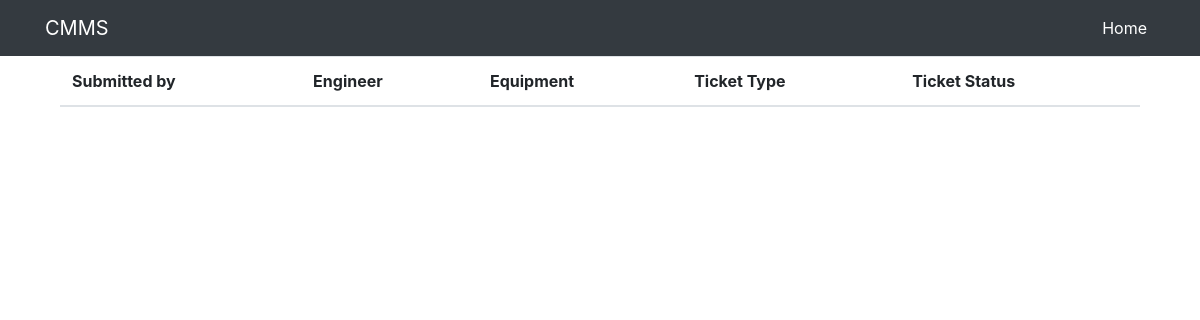
Before: /workflow/list-tickets/ (signed in) with the older database file.
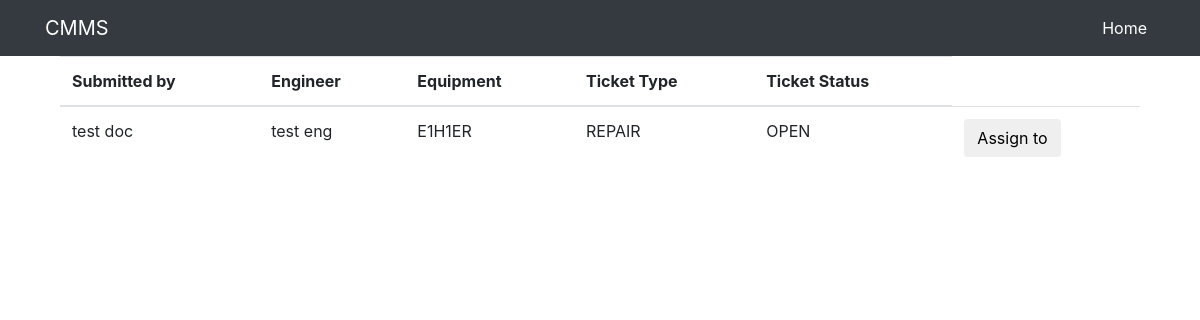
After: the same page with the newer database file.
### workflow/models.py (models this page shows, shortened)
class Ticket(models.Model):
    types = (
                ('REPAIR', _('Repairment of Equipment')),
                ('TRANSFER', _('Transfer of Equipment')),
                ('TRAINING', _('Training of using Equipment'))
            )
    STATUS = (
        ('OPEN', _('Open Issue')),
        ('CLOSED', _('Closed Issue'))
    )
    ticket_type = models.CharField(_("Type"), max_length = 50, choices = types, default='REPAIR')
    submitter =  models.ForeignKey(Doctor, null = True, on_delete=models.SET_NULL)
    user = models.ForeignKey(Engineer, null = True, on_delete=models.SET_NULL)
    equipment = models.ForeignKey(Equipment, on_delete=models.CASCADE)
    status = models.CharField(_("Status"), max_length = 50, choices = STATUS, default='OPEN')
    response_time = models.DurationField(_("Reponse Time"), default=datetime.timedelta(0))

### authentication/models.py (models this page shows)
class User(AbstractUser):
    class Types(models.TextChoices):
        MANAGER = "MANAGER", "manager"
        ENGINEER = "ENGINEER", "engineer"
        DOCTOR = "DOCTOR", "doctor"
    type = models.CharField(_("Type"), max_length= 50, choices=Types.choices, default = Types.MANAGER)
    in_hospital = models.BooleanField(_("Currently registered in a hospital"), default=False)

### med/models.py (models this page shows)
class Equipment(models.Model):
    STATUS = (
        ('LIVE', _("LIVE")),
        ('DOWN', _("DOWN"))
    )
    status = models.CharField(_("Equipment Status"), max_length=50, choices=STATUS, default='LIVE')
    name = models.CharField(_("Equipment Name"), max_length = 225, unique=True) #unique=True
    specs = models.TextField(_("Technical Specifications and Standards"))
    quantity = models.IntegerField()
    serial_num = models.IntegerField(unique = True)#add unique = True
    department = models.ForeignKey(Department, null = True, on_delete=models.SET_NULL)
    hospital = models.ForeignKey(Hospital, null = True, on_delete=models.SET_NULL)
    def __str__(self):
        return self.name

### workflow/views.py (the view)
# urls.py: path('list-tickets/', List_Tickets.as_view(), name = 'list-tickets'),
class List_Tickets(LoginRequiredMixin, ListView):
    model = Ticket
    template_name = 'workflow/list_tickets.html'
    def queryset(self):
        if(self.request.user.type == 'ENGINEER'):
            eng = Engineer.objects.get(id = self.request.user.id)
            eng_hos = eng.current_hospital
            dep_list = eng_hos.department_set.all()
            object_list = [ticket for q1 in dep_list for eq in q1.equipment_set.all() for ticket in eq.ticket_set.all()]
            return object_list
        elif(self.request.user.type == 'DOCTOR'):
            doc = Doctor.objects.get(id = self.request.user.id)
            doc_hos = doc.current_hospital
            dep_list = doc_hos.department_set.all()
            object_list = [ticket for q1 in dep_list for eq in q1.equipment_set.all() for ticket in eq.ticket_set.all()]
            return object_list
        else:
            man = Manager.objects.get(id = self.request.user.id)
            dep_list = man.hospital.department_set.all()
            object_list = [ticket for q1 in dep_list for eq in q1.equipment_set.all() for ticket in eq.ticket_set.all()]
            return object_list

### med/models.py (called while the page is built)
    def get_queryset(self, *args, **kwargs):
        return super().get_queryset(*args, **kwargs).filter(type=User.Types.MANAGER)

### workflow/templates/workflow/list_tickets.html
{% extends "dashboard/base.html" %}
{% load crispy_forms_tags %}
{% block content%}
    <div class="container">
        <table class="table">
            <thead>
              <tr>
                <th scope="col">Submitted by</th>
                <th scope="col">Engineer</th>
                <th scope="col">Equipment</th>
                <th scope="col">Ticket Type</th>
                <th scope="col">Ticket Status</th>
              </tr>
            </thead>
            <tbody>
                {% for ticket in object_list %}
                    {% if ticket.status == 'OPEN' %}
                        <tr>
                            <td>{{ ticket.submitter.first_name }} {{ticket.submitter.last_name}}</td>
                            <td>{{ ticket.user.first_name }} {{ticket.user.last_name}}</td>
                            <td>{{ ticket.equipment }}</td>
                            <td>{{ ticket.ticket_type }}</td>
                            <td>{{ ticket.status }}</td>
                            {% if user.type == 'MANAGER'%}
                            <td><a href="{% url 'assign-engineer' ticket.id%}"><button class="btn" type="submit">Assign to</button></a></td>
                            {% else %}
                                <td><button class='btn'>Take</button></td>
                            {% endif %}
                        </tr>
                        {% endif %}
              {% endfor %}
            </tbody>
          </table>
    </div>
{% endblock %}

Changed rows visible on the page:
added Ticket: submitter.first_name "test", submitter.last_name "doc", user.first_name "test", user.last_name "eng", equipment "E1H1ER", ticket_type "REPAIR", status "OPEN"
